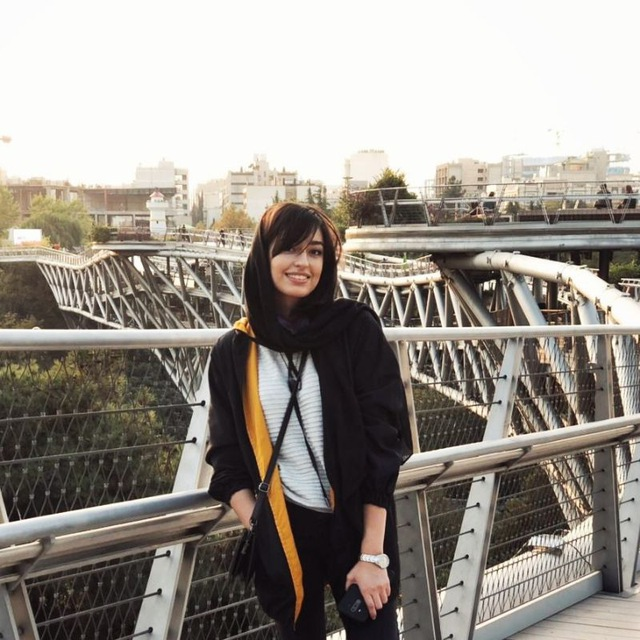
#> input picture Histogram/yasi.jpg, 640 x 640 px
$ python histogram.py
#> lines starting #> are read from the running program, lines starting #| are printed output that depends on the picture
import cv2
from matplotlib import pyplot as plt

img = cv2.imread('yasi.jpg', 0)
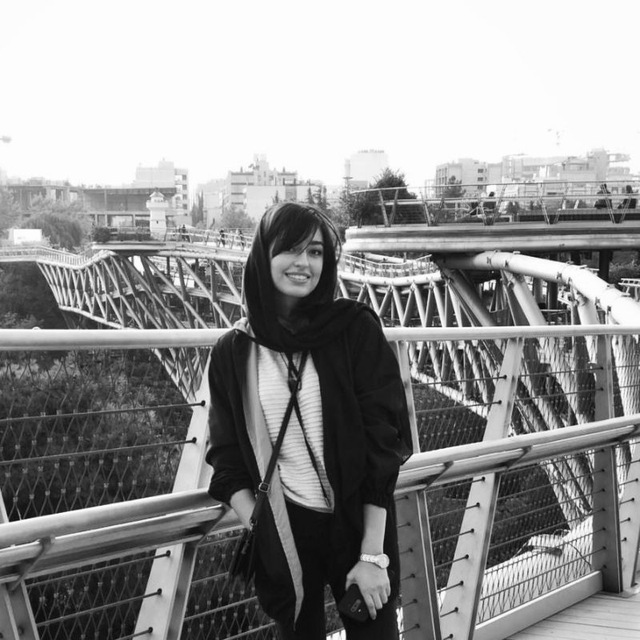
#> img: shape (640, 640); min 0, max 255, mean 148
cv2.imshow("Grayscale", img)
plt.hist(img.ravel(), 256, [0, 256])
plt.show()
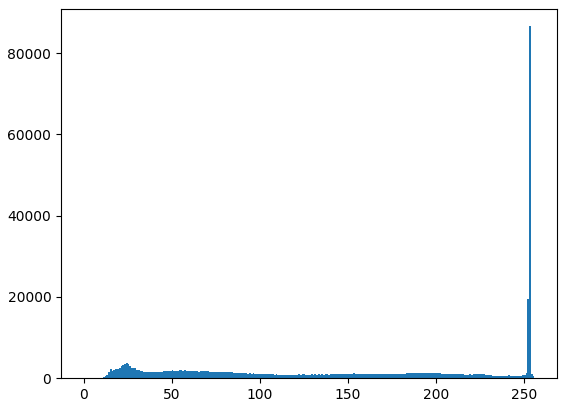
#> figure drawn by matplotlib, 1 panel; tallest bar 86642 high, from x = 253 to 254

img = cv2.imread('yasi.jpg')
#> img is the input picture: shape (640, 640, 3); mean B, G, R 139.4, 146.9, 153.3
cv2.imshow("Colorful",img)
color = ('b','g','r')
for i,col in enumerate(color):
    histr = cv2.calcHist([img],[i],None,[256],[0,256])
    plt.plot(histr,color = col)
    plt.xlim([0,256])
plt.show()
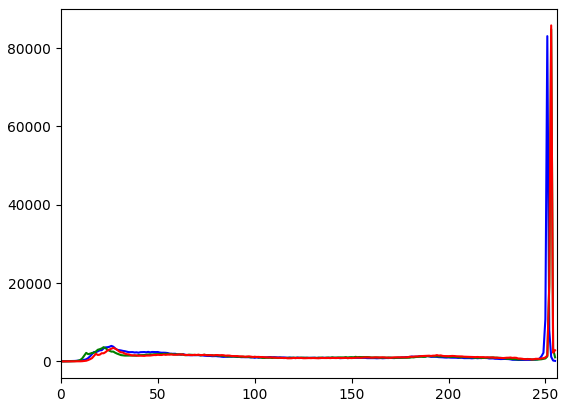
#> figure drawn by matplotlib, 1 panel; curve peaks at x = 251, y = 83056; curve peaks at x = 253, y = 84831; curve peaks at x = 253, y = 85799

$ run again, with Histogram/1.jpg copied over Histogram/yasi.jpg
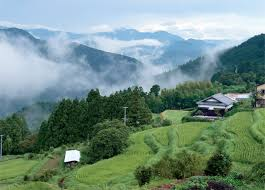
#> input picture Histogram/1.jpg, 265 x 190 px
#> `img = cv2.imread('yasi.jpg', 0)`:
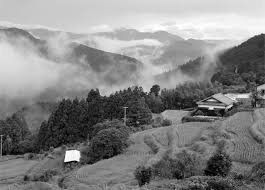
#> img: shape (190, 265); min 0, max 255, mean 132.5
#> img is the input picture: shape (190, 265, 3); mean B, G, R 132.3, 141.6, 114.8
#> `plt.show()`:
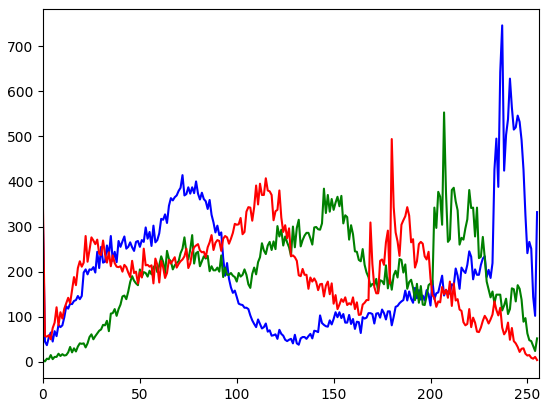
#> figure drawn by matplotlib, 1 panel; curve peaks at x = 237, y = 746; curve peaks at x = 207, y = 553; curve peaks at x = 180, y = 494
